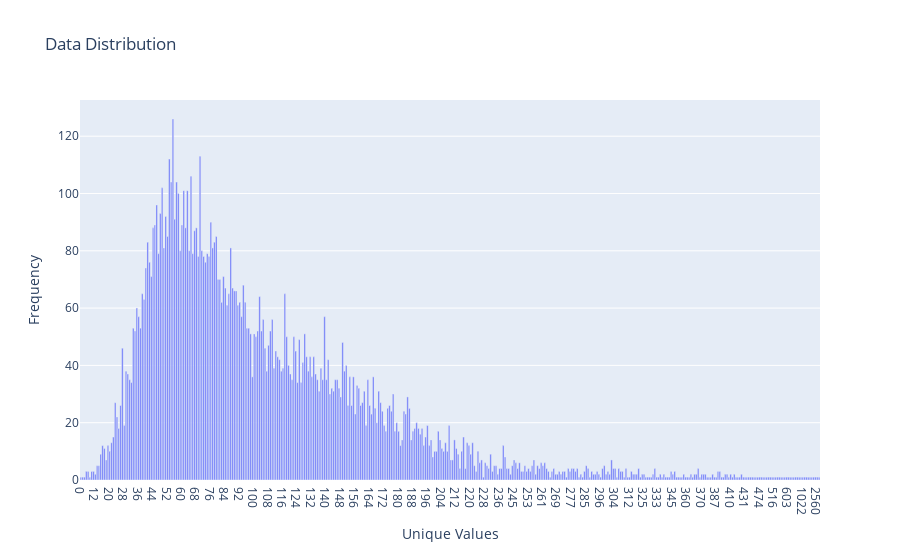
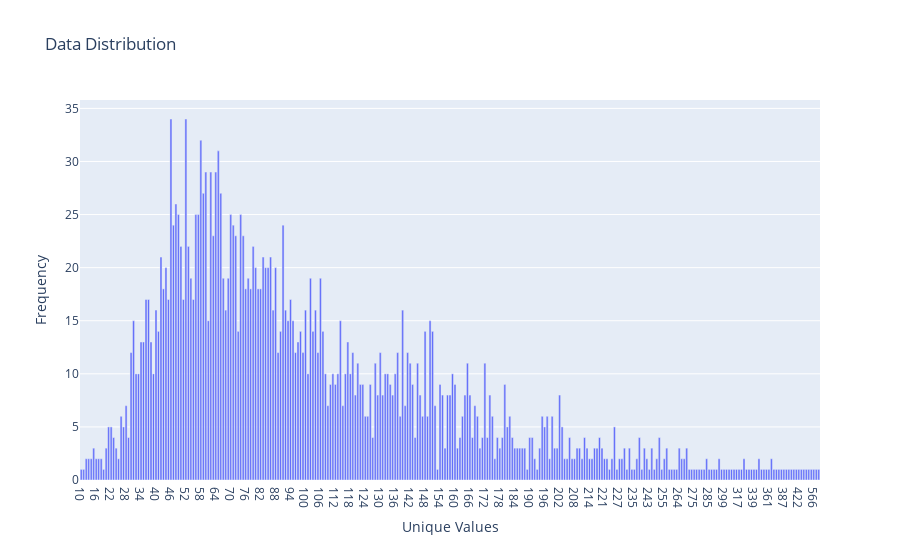

Here is the notebook cell these charts were saved with, in order:
### Code cell
print("Data distribution for train:")
plot_data_distribution(y_train)
print("Data distribution for test:")
plot_data_distribution(y_test)

### Figure 1 — Plotly figure (JSON) as saved in the notebook; plotly's stock layout.template omitted (floating-point values rounded to 4 significant figures; data arrays with more than 128 entries replaced by an {"elided": "..."} marker saying what was removed)
{"data": [{"type": "bar", "x": {"elided": "410 int values"}, "y": {"elided": "410 int values"}}], "layout": {"title": {"text": "Data Distribution"}, "xaxis": {"title": {"text": "Unique Values"}, "type": "category"}, "yaxis": {"title": {"text": "Frequency"}}}}

### Figure 2 — Plotly figure (JSON) as saved in the notebook; plotly's stock layout.template omitted (floating-point values rounded to 4 significant figures; data arrays with more than 128 entries replaced by an {"elided": "..."} marker saying what was removed)
{"data": [{"type": "bar", "x": {"elided": "297 int values"}, "y": {"elided": "297 int values"}}], "layout": {"title": {"text": "Data Distribution"}, "xaxis": {"title": {"text": "Unique Values"}, "type": "category"}, "yaxis": {"title": {"text": "Frequency"}}}}
